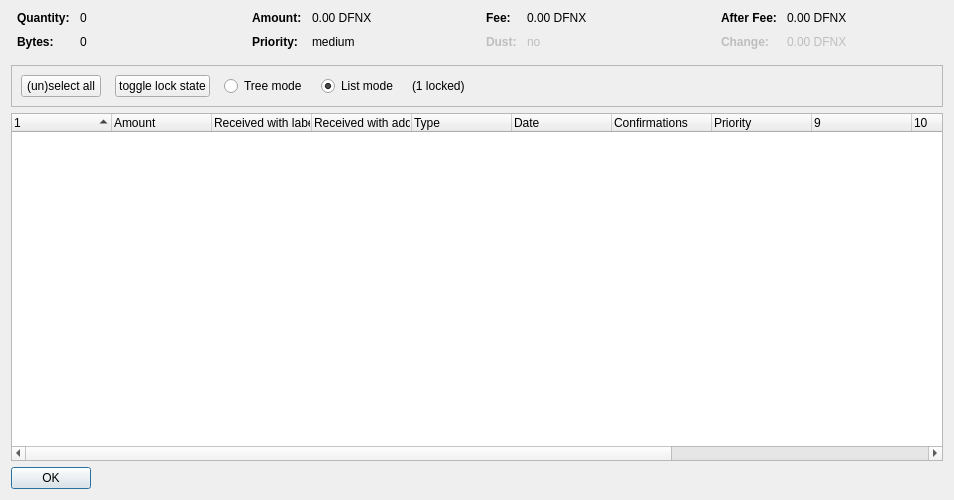
<?xml version="1.0" encoding="UTF-8"?>
<ui version="4.0">
 <class>CoinControlDialog</class>
 <widget class="QDialog" name="CoinControlDialog">
  <property name="geometry">
   <rect>
    <x>0</x>
    <y>0</y>
    <width>954</width>
    <height>500</height>
   </rect>
  </property>
  <property name="windowTitle">
   <string>Coin Selection</string>
  </property>
  <layout class="QVBoxLayout" name="verticalLayout">
   <item>
    <layout class="QHBoxLayout" name="horizontalLayoutTop" stretch="0,0,0,0">
     <property name="topMargin">
      <number>0</number>
     </property>
     <property name="bottomMargin">
      <number>10</number>
     </property>
     <item>
      <layout class="QFormLayout" name="formLayoutCoinControl1">
       <property name="horizontalSpacing">
        <number>10</number>
       </property>
       <property name="verticalSpacing">
        <number>10</number>
       </property>
       <property name="leftMargin">
        <number>6</number>
       </property>
       <property name="rightMargin">
        <number>6</number>
       </property>
       <item row="0" column="0">
        <widget class="QLabel" name="labelCoinControlQuantityText">
         <property name="font">
          <font>
           <weight>75</weight>
           <bold>true</bold>
          </font>
         </property>
         <property name="text">
          <string>Quantity:</string>
         </property>
        </widget>
       </item>
       <item row="0" column="1">
        <widget class="QLabel" name="labelCoinControlQuantity">
         <property name="cursor">
          <cursorShape>IBeamCursor</cursorShape>
         </property>
         <property name="contextMenuPolicy">
          <enum>Qt::ActionsContextMenu</enum>
         </property>
         <property name="text">
          <string notr="true">0</string>
         </property>
         <property name="textInteractionFlags">
          <set>Qt::LinksAccessibleByMouse|Qt::TextSelectableByKeyboard|Qt::TextSelectableByMouse</set>
         </property>
        </widget>
       </item>
       <item row="1" column="0">
        <widget class="QLabel" name="labelCoinControlBytesText">
         <property name="font">
          <font>
           <weight>75</weight>
           <bold>true</bold>
          </font>
         </property>
         <property name="text">
          <string>Bytes:</string>
         </property>
        </widget>
       </item>
       <item row="1" column="1">
        <widget class="QLabel" name="labelCoinControlBytes">
         <property name="cursor">
          <cursorShape>IBeamCursor</cursorShape>
         </property>
         <property name="contextMenuPolicy">
          <enum>Qt::ActionsContextMenu</enum>
         </property>
         <property name="text">
          <string notr="true">0</string>
         </property>
         <property name="textInteractionFlags">
          <set>Qt::LinksAccessibleByMouse|Qt::TextSelectableByKeyboard|Qt::TextSelectableByMouse</set>
         </property>
        </widget>
       </item>
      </layout>
     </item>
     <item>
      <layout class="QFormLayout" name="formLayoutCoinControl2">
       <property name="horizontalSpacing">
        <number>10</number>
       </property>
       <property name="verticalSpacing">
        <number>10</number>
       </property>
       <property name="leftMargin">
        <number>6</number>
       </property>
       <property name="rightMargin">
        <number>6</number>
       </property>
       <item row="0" column="0">
        <widget class="QLabel" name="labelCoinControlAmountText">
         <property name="font">
          <font>
           <weight>75</weight>
           <bold>true</bold>
          </font>
         </property>
         <property name="text">
          <string>Amount:</string>
         </property>
        </widget>
       </item>
       <item row="0" column="1">
        <widget class="QLabel" name="labelCoinControlAmount">
         <property name="cursor">
          <cursorShape>IBeamCursor</cursorShape>
         </property>
         <property name="contextMenuPolicy">
          <enum>Qt::ActionsContextMenu</enum>
         </property>
         <property name="text">
          <string notr="true">0.00 DFNX</string>
         </property>
         <property name="textInteractionFlags">
          <set>Qt::LinksAccessibleByMouse|Qt::TextSelectableByKeyboard|Qt::TextSelectableByMouse</set>
         </property>
        </widget>
       </item>
       <item row="1" column="0">
        <widget class="QLabel" name="labelCoinControlPriorityText">
         <property name="font">
          <font>
           <weight>75</weight>
           <bold>true</bold>
          </font>
         </property>
         <property name="text">
          <string>Priority:</string>
         </property>
        </widget>
       </item>
       <item row="1" column="1">
        <widget class="QLabel" name="labelCoinControlPriority">
         <property name="cursor">
          <cursorShape>IBeamCursor</cursorShape>
         </property>
         <property name="contextMenuPolicy">
          <enum>Qt::ActionsContextMenu</enum>
         </property>
         <property name="text">
          <string>medium</string>
         </property>
         <property name="textInteractionFlags">
          <set>Qt::LinksAccessibleByMouse|Qt::TextSelectableByKeyboard|Qt::TextSelectableByMouse</set>
         </property>
        </widget>
       </item>
      </layout>
     </item>
     <item>
      <layout class="QFormLayout" name="formLayoutCoinControl3">
       <property name="horizontalSpacing">
        <number>10</number>
       </property>
       <property name="verticalSpacing">
        <number>10</number>
       </property>
       <property name="leftMargin">
        <number>6</number>
       </property>
       <property name="rightMargin">
        <number>6</number>
       </property>
       <item row="0" column="0">
        <widget class="QLabel" name="labelCoinControlFeeText">
         <property name="font">
          <font>
           <weight>75</weight>
           <bold>true</bold>
          </font>
         </property>
         <property name="text">
          <string>Fee:</string>
         </property>
        </widget>
       </item>
       <item row="0" column="1">
        <widget class="QLabel" name="labelCoinControlFee">
         <property name="cursor">
          <cursorShape>IBeamCursor</cursorShape>
         </property>
         <property name="contextMenuPolicy">
          <enum>Qt::ActionsContextMenu</enum>
         </property>
         <property name="text">
          <string notr="true">0.00 DFNX</string>
         </property>
         <property name="textInteractionFlags">
          <set>Qt::LinksAccessibleByMouse|Qt::TextSelectableByKeyboard|Qt::TextSelectableByMouse</set>
         </property>
        </widget>
       </item>
       <item row="1" column="0">
        <widget class="QLabel" name="labelCoinControlLowOutputText">
         <property name="enabled">
          <bool>false</bool>
         </property>
         <property name="font">
          <font>
           <weight>75</weight>
           <bold>true</bold>
          </font>
         </property>
         <property name="text">
          <string>Dust:</string>
         </property>
        </widget>
       </item>
       <item row="1" column="1">
        <widget class="QLabel" name="labelCoinControlLowOutput">
         <property name="enabled">
          <bool>false</bool>
         </property>
         <property name="cursor">
          <cursorShape>IBeamCursor</cursorShape>
         </property>
         <property name="contextMenuPolicy">
          <enum>Qt::ActionsContextMenu</enum>
         </property>
         <property name="text">
          <string>no</string>
         </property>
         <property name="textInteractionFlags">
          <set>Qt::LinksAccessibleByMouse|Qt::TextSelectableByKeyboard|Qt::TextSelectableByMouse</set>
         </property>
        </widget>
       </item>
      </layout>
     </item>
     <item>
      <layout class="QFormLayout" name="formLayoutCoinControl4">
       <property name="horizontalSpacing">
        <number>10</number>
       </property>
       <property name="verticalSpacing">
        <number>10</number>
       </property>
       <property name="leftMargin">
        <number>6</number>
       </property>
       <property name="rightMargin">
        <number>6</number>
       </property>
       <item row="0" column="0">
        <widget class="QLabel" name="labelCoinControlAfterFeeText">
         <property name="font">
          <font>
           <weight>75</weight>
           <bold>true</bold>
          </font>
         </property>
         <property name="text">
          <string>After Fee:</string>
         </property>
        </widget>
       </item>
       <item row="0" column="1">
        <widget class="QLabel" name="labelCoinControlAfterFee">
         <property name="cursor">
          <cursorShape>IBeamCursor</cursorShape>
         </property>
         <property name="contextMenuPolicy">
          <enum>Qt::ActionsContextMenu</enum>
         </property>
         <property name="text">
          <string notr="true">0.00 DFNX</string>
         </property>
         <property name="textInteractionFlags">
          <set>Qt::LinksAccessibleByMouse|Qt::TextSelectableByKeyboard|Qt::TextSelectableByMouse</set>
         </property>
        </widget>
       </item>
       <item row="1" column="0">
        <widget class="QLabel" name="labelCoinControlChangeText">
         <property name="enabled">
          <bool>false</bool>
         </property>
         <property name="font">
          <font>
           <weight>75</weight>
           <bold>true</bold>
          </font>
         </property>
         <property name="text">
          <string>Change:</string>
         </property>
        </widget>
       </item>
       <item row="1" column="1">
        <widget class="QLabel" name="labelCoinControlChange">
         <property name="enabled">
          <bool>false</bool>
         </property>
         <property name="cursor">
          <cursorShape>IBeamCursor</cursorShape>
         </property>
         <property name="contextMenuPolicy">
          <enum>Qt::ActionsContextMenu</enum>
         </property>
         <property name="text">
          <string notr="true">0.00 DFNX</string>
         </property>
         <property name="textInteractionFlags">
          <set>Qt::LinksAccessibleByMouse|Qt::TextSelectableByKeyboard|Qt::TextSelectableByMouse</set>
         </property>
        </widget>
       </item>
      </layout>
     </item>
    </layout>
   </item>
   <item>
    <widget class="QFrame" name="frame">
     <property name="minimumSize">
      <size>
       <width>0</width>
       <height>40</height>
      </size>
     </property>
     <property name="frameShape">
      <enum>QFrame::StyledPanel</enum>
     </property>
     <property name="frameShadow">
      <enum>QFrame::Sunken</enum>
     </property>
     <layout class="QHBoxLayout" name="horizontalLayout">
      <item>
       <layout class="QHBoxLayout" name="horizontalLayoutPanel" stretch="0,0,0,0,0,0">
        <property name="spacing">
         <number>14</number>
        </property>
        <item>
         <widget class="QPushButton" name="pushButtonSelectAll">
          <property name="sizePolicy">
           <sizepolicy hsizetype="Maximum" vsizetype="Fixed">
            <horstretch>0</horstretch>
            <verstretch>0</verstretch>
           </sizepolicy>
          </property>
          <property name="text">
           <string>(un)select all</string>
          </property>
          <property name="autoDefault">
           <bool>false</bool>
          </property>
         </widget>
        </item>
        <item>
         <widget class="QPushButton" name="pushButtonToggleLock">
          <property name="sizePolicy">
           <sizepolicy hsizetype="Maximum" vsizetype="Fixed">
            <horstretch>0</horstretch>
            <verstretch>0</verstretch>
           </sizepolicy>
          </property>
          <property name="text">
           <string>toggle lock state</string>
          </property>
          <property name="autoDefault">
           <bool>false</bool>
          </property>
         </widget>
        </item>
        <item>
         <widget class="QRadioButton" name="radioTreeMode">
          <property name="sizePolicy">
           <sizepolicy hsizetype="Maximum" vsizetype="Fixed">
            <horstretch>0</horstretch>
            <verstretch>0</verstretch>
           </sizepolicy>
          </property>
          <property name="text">
           <string>Tree mode</string>
          </property>
         </widget>
        </item>
        <item>
         <widget class="QRadioButton" name="radioListMode">
          <property name="sizePolicy">
           <sizepolicy hsizetype="Maximum" vsizetype="Fixed">
            <horstretch>0</horstretch>
            <verstretch>0</verstretch>
           </sizepolicy>
          </property>
          <property name="text">
           <string>List mode</string>
          </property>
          <property name="checked">
           <bool>true</bool>
          </property>
         </widget>
        </item>
        <item>
         <widget class="QLabel" name="labelLocked">
          <property name="text">
           <string>(1 locked)</string>
          </property>
         </widget>
        </item>
        <item>
         <spacer name="horizontalSpacer">
          <property name="orientation">
           <enum>Qt::Horizontal</enum>
          </property>
          <property name="sizeHint" stdset="0">
           <size>
            <width>40</width>
            <height>20</height>
           </size>
          </property>
         </spacer>
        </item>
       </layout>
      </item>
     </layout>
    </widget>
   </item>
   <item>
    <widget class="CoinControlTreeWidget" name="treeWidget">
     <property name="contextMenuPolicy">
      <enum>Qt::CustomContextMenu</enum>
     </property>
     <property name="sortingEnabled">
      <bool>false</bool>
     </property>
     <property name="columnCount">
      <number>13</number>
     </property>
     <attribute name="headerShowSortIndicator" stdset="0">
      <bool>true</bool>
     </attribute>
     <attribute name="headerStretchLastSection">
      <bool>false</bool>
     </attribute>
     <column>
      <property name="text">
       <string/>
      </property>
     </column>
     <column>
      <property name="text">
       <string>Amount</string>
      </property>
     </column>
     <column>
      <property name="text">
       <string>Received with label</string>
      </property>
     </column>
     <column>
      <property name="text">
       <string>Received with address</string>
      </property>
     </column>
     <column>
      <property name="text">
	<string>Type</string>
      </property>
     </column>
     <column>
      <property name="text">	 
       <string>Date</string>
      </property>
     </column>
     <column>
      <property name="text">
       <string>Confirmations</string>
      </property>
      <property name="toolTip">
       <string>Confirmed</string>
      </property>
     </column>
     <column>
      <property name="text">
       <string>Priority</string>
      </property>
     </column>
     <column>
      <property name="text">
       <string/>
      </property>
     </column>
     <column>
      <property name="text">
       <string/>
      </property>
     </column>
     <column>
      <property name="text">
       <string/>
      </property>
     </column>
     <column>
      <property name="text">
       <string/>
      </property>
     </column>
     <column>
      <property name="text">
       <string/>
      </property>
     </column>
    </widget>
   </item>
   <item>
    <widget class="QDialogButtonBox" name="buttonBox">
     <property name="sizePolicy">
      <sizepolicy hsizetype="Maximum" vsizetype="Fixed">
       <horstretch>0</horstretch>
       <verstretch>0</verstretch>
      </sizepolicy>
     </property>
     <property name="orientation">
      <enum>Qt::Horizontal</enum>
     </property>
     <property name="standardButtons">
      <set>QDialogButtonBox::Ok</set>
     </property>
    </widget>
   </item>
  </layout>
 </widget>
 <customwidgets>
  <customwidget>
   <class>CoinControlTreeWidget</class>
   <extends>QTreeWidget</extends>
   <header>coincontroltreewidget.h</header>
  </customwidget>
 </customwidgets>
 <resources/>
 <connections/>
</ui>
